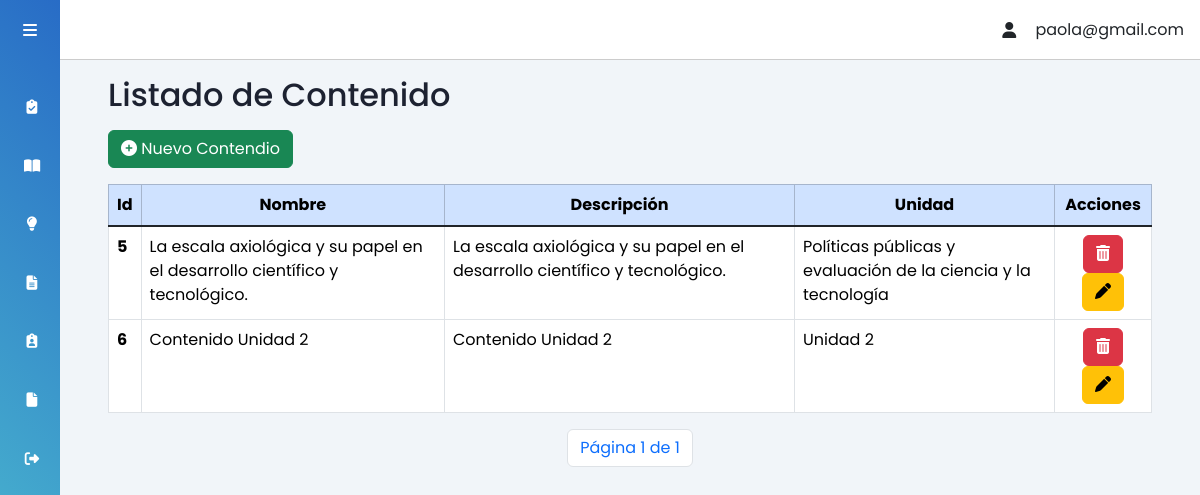
The page /contenido/ (signed in) on the database as committed earlier.
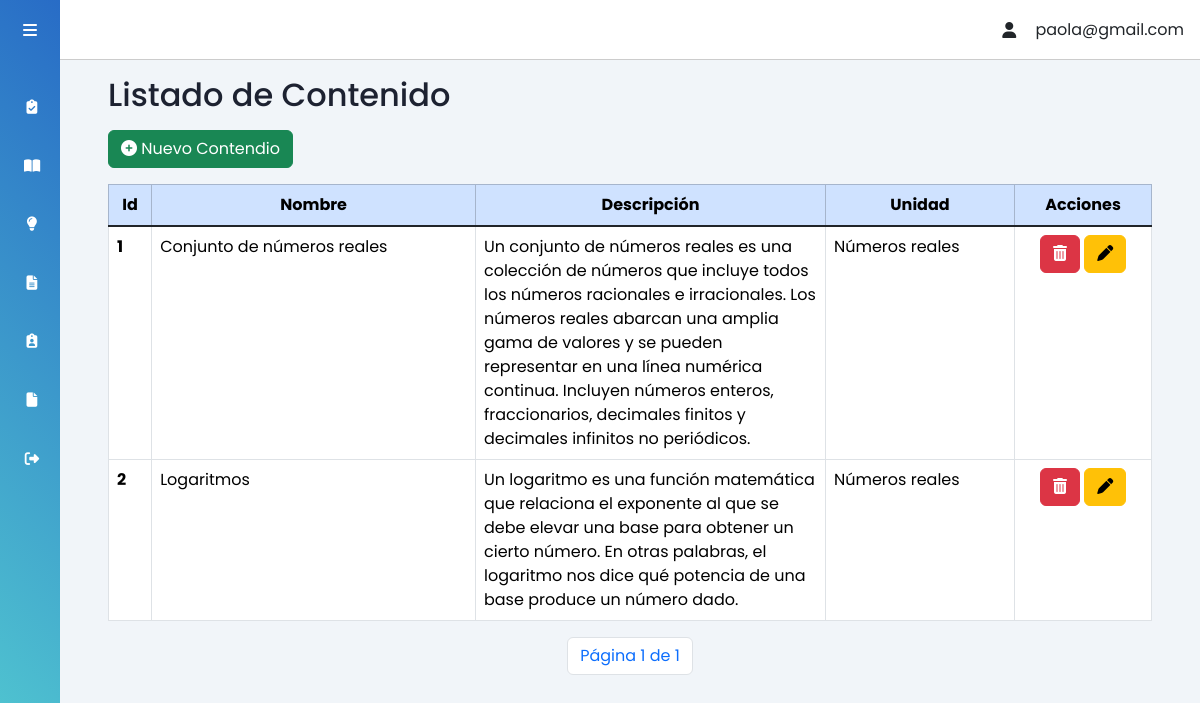
The same page on the database as committed later.
### tasks/models.py (models this page shows, shortened)
class Contenido(models.Model):
    nombre = models.CharField(max_length=100)
    descripcion= models.TextField(blank=True)
    unidad = models.ForeignKey(Unidad, on_delete=models.CASCADE)

class Unidad(models.Model):
    nombre = models.CharField(max_length=100)
    def __str__(self):
        return self.nombre

### tasks/views.py (the view)
# urls.py: path('contenido/', views.vwcontenido, name='contenido'),
@login_required
def vwcontenido(request):
    contenido_list = Contenido.objects.all()
    paginator = Paginator(contenido_list, 5)
    page = request.GET.get('page')  # Obtener el número de página de la URL
    try:
        contenido = paginator.page(page)
    except PageNotAnInteger:
        contenido = paginator.page(1)
    except EmptyPage:
        contenido = paginator.page(paginator.num_pages)
    return render(request, 'create_contenido.html', {'contenido': contenido, 'btnContenido': 'activado'})

### tasks/context_processors.py (called while the page is built)
def user_email(request):
    user = request.user
    email = user.email if user.is_authenticated else None
    return {'user_email': email}

### tasks/templates/create_contenido.html (shortened to what this page needs)
{% extends 'profile.html' %}
{% load static %}
{% block content %}
<h2 class="dash-title">Listado de Contenido</h2>
<section class="row pl-5 w-100">
  <section class="form-group justify-content-center">
    <section class="col-sm-12">
      <button type="button" class="btn btn-success" data-bs-toggle="modal" data-bs-target="#modalRegister-Contenido">
        <i class="fa fa-plus-circle"></i> Nuevo Contendio
      </button>
      <div id="alertContainer" class="position-absolute top-0 end-0" style="padding-top: 20px;padding-right: 10px;">
      </div>
    </section>
  </section>
</section>
<div class="row">
  <div class="col-md-12 tabla-unidad mt-3">
    <table class="table table-bordered">
      <thead class="table-primary fixed-column-width">
        <tr class="encabezados-tabla">
          <th scope="col">Id</th>
          <th scope="col">Nombre</th>
          <th class="descripcion" scope="col">Descripción</th>
          <th scope="col">Unidad</th>
          <th scope="col">Acciones</th>
        </tr>
      </thead>
      <tbody class="table-group-divider ">
        {% if contenido %}
        {% for u in contenido %}
        <tr class="cuerpo-tabla" data-id="{{ u.id }}">
          <th scope="row">{{ u.id }}</th>
          <td class="nombre-contenido">{{ u.nombre }}</td>
          <td class="descripcion-contenido">{{ u.descripcion }}</td>
          <td class="unidad-contenido">{{ u.unidad }}</td>
          <td style="text-align: center;">
            <a class="btn btn-danger" href="javascript:confi_delet_contenido({{u.id}});"><i class="fa fa-trash"
                aria-hidden="true"></i></a>
            <button type="button" vid="{{ u.id }}" class="btnObtenerContenido btn btn-warning" data-bs-toggle="modal"
              data-bs-target="#modalEdit-Contenido">
              <i class="fa-solid fa-pen"></i>
            </button>
          </td>
        </tr>
        {% endfor %}
        {% else %}
        <p>No se encontraron contenido registradas.</p>
        {% endif %}
      </tbody>
    </table>
    <div class="d-flex justify-content-center mt-3" class="page-link">
      <div class="pagination">
        <li class="page-item"><a class="page-link">
          Página {{ contenido.number }} de {{ contenido.paginator.num_pages }}</a></li>
      </div>
    </div>
  </div>
</div>
{% endblock %}

Rows that differ between the two databases and show on the page:
removed Contenido: id "5", nombre "La escala axiológica y su papel en el desarrollo científico y tecnológico.", descripcion "La escala axiológica y su papel en el desarrollo científico y tecnológico.", unidad "Políticas públicas y evaluación de la ciencia y la tecnología"
removed Contenido: id "6", nombre "Contenido Unidad 2", descripcion "Contenido Unidad 2", unidad "Unidad 2"
added Contenido: id "1", nombre "Conjunto de números reales", descripcion "Un conjunto de números reales es una colección de números que incluye todos los números racionales e irracionales. Los números reales abarcan una amplia gama de valores y se pueden representar en una línea numérica continua. Incluyen números enteros, fraccionarios, decimales finitos y decimales infinitos no periódicos.", unidad "Números reales"
added Contenido: id "2", nombre "Logaritmos", descripcion "Un logaritmo es una función matemática que relaciona el exponente al que se debe elevar una base para obtener un cierto número. En otras palabras, el logaritmo nos dice qué potencia de una base produce un número dado.", unidad "Números reales"
